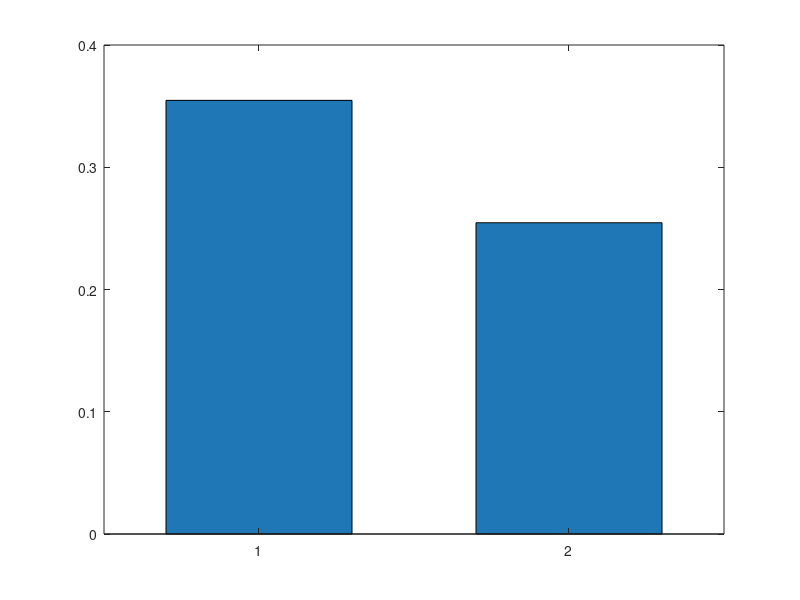

This figure's MATLAB source: (Note: this script raises an error after producing the figure.)
models = {'LR', 'DT'};

training_energy = [0.253208, 0.155631];
testing_energy = [0.101509, 0.098981];

total_energy = training_energy + testing_energy;

assignin('base', 'models', models);
assignin('base', 'training_energy', training_energy);
assignin('base', 'testing_energy', testing_energy);
assignin('base', 'total_energy', total_energy);

fprintf('\nENERGY CONSUMPTION\n');
for i = 1:numel(models)
    fprintf('%s: %.4f J\n', models{i}, total_energy(i));
end

figure('Color', 'w', 'Position', [100, 100, 900, 500]);

bars = bar(total_energy, ...
    0.6, ...
    'FaceColor', [0.12, 0.47, 0.71], ...
    'EdgeColor', 'black');

xtips = bars.XEndPoints;
ytips = bars.YEndPoints;

labels = compose('%.4f J', total_energy);

text(xtips, ytips, labels, ...
    'HorizontalAlignment', 'center', ...
    'VerticalAlignment', 'bottom', ...
    'FontSize', 11);

title('Energy Consumption Comparison');
xlabel('Machine Learning Model');
ylabel('Energy Consumption (J, log scale)');

xticks(1:numel(models));
xticklabels(models);

set(gca, 'YScale', 'log');

grid on;

ax = gca;
ax.GridLineStyle = '--';
ax.GridAlpha = 0.3;
ax.Layer = 'bottom';

ylim([0.15, 0.75]);

set(gca, 'FontSize', 11);

if ~exist('figures', 'dir')
    mkdir('figures');
end

exportgraphics(gcf, ...
    'figures/energy_comparison.png', ...
    'Resolution', 300);

fprintf('\nFigure saved to figures/energy_comparison.png\n');
